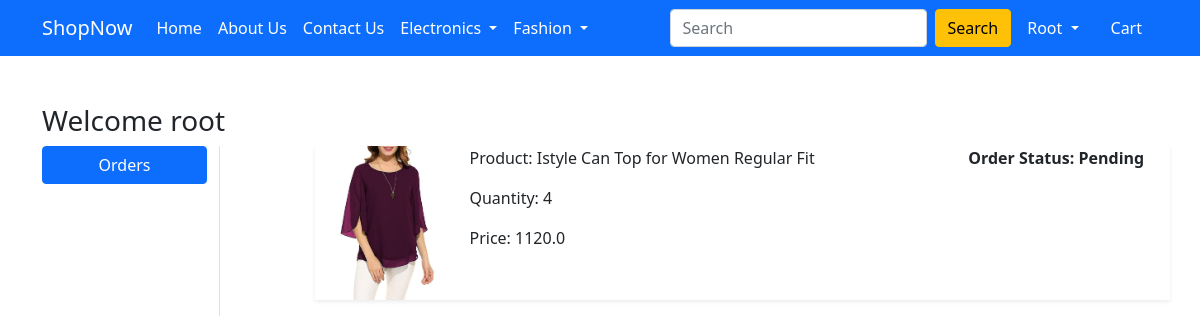
Screenshot of /orders/ (signed in) with the database file from the repository.
### app/models.py (models this page shows, shortened)
class OrderPlaced(models.Model):
 user = models.ForeignKey(User, on_delete=models.CASCADE)
 customer = models.ForeignKey(Customer, on_delete=models.CASCADE)
 product = models.ForeignKey(Product, on_delete=models.CASCADE)
 quantity = models.PositiveIntegerField(default=1)
 ordered_date = models.DateTimeField(auto_now_add=True)
 status = models.CharField(max_length=50,choices=STATUS_CHOICES,default='Pending')
 @property
 def total_cost(self):
   return self.quantity * self.product.discounted_price

class Product(models.Model):
 title = models.CharField(max_length=100)
 selling_price = models.FloatField()
 discounted_price = models.FloatField()
 description = models.TextField()
 brand = models.CharField(max_length=100)
 category = models.CharField( choices=CATEGORY_CHOICES, max_length=2)
 product_image = models.ImageField(upload_to='productimg')

### app/views.py (the view)
# urls.py: path('orders/', views.orders, name='orders'),
@login_required
def orders(request):
	op = OrderPlaced.objects.filter(user=request.user)
	return render(request, 'app/orders.html', {'order_placed':op})

### app/templates/app/orders.html (shortened to what this page needs)
{% extends 'app/base.html' %}
{% load static %}
{% block main-content %}
<div class="container my-5">
 <div class="row">
 <h3>Welcome {{request.user}}</h3>
  <div class="col-sm-2 border-end">
   <ul class="list-unstyled">
    <li class="d-grid"><a href="{% url 'orders' %}" class="btn btn-primary">Orders</a></li>
   </ul>
  </div>
  <div class="col-sm-9 offset-sm-1">
   <div class="row">
    {% for op in order_placed %}
     <div class="col-sm-12">
      <div class="row shadow-sm mb-3">
       <div class="col-sm-2"><img src="{{op.product.product_image.url}}" alt="" srcset="" class="img-fluid" height="150" width="150"></div>
       <div class="col-sm-7">
        <p>Product: {{op.product.title}}</p>
        <p>Quantity: {{op.quantity}}</p>
        <p>Price: {{op.total_cost}}</p>
       </div>
       <div class="col-sm-3 fw-bold">
        <p>Order Status: {{op.status}}</p>
        </div>
       </div>
      </div>
     </div>
    {% endfor %}
   </div>
  </div>
 </div>
{% endblock main-content %}

### app/templates/app/base.html (shortened to what this page needs)
<!doctype html>
{% load static %}
<html lang="en">
  <head>
    <link href="https://cdn.jsdelivr.net/npm/bootstrap@5.0.0-beta1/dist/css/bootstrap.min.css" rel="stylesheet">
    <link rel="stylesheet" href="{% static 'app/css/owl.carousel.min.css' %}">
    <link rel="stylesheet" href="{% static 'app/css/all.min.css' %}">
    <link rel="stylesheet" href="{% static 'app/css/style.css' %}">
  </head>
  <body>
    <nav class="navbar navbar-expand-lg navbar-dark bg-primary">
     <div class="container">
       <a class="navbar-brand" href="/">ShopNow</a>
       <div class="collapse navbar-collapse" id="navbarSupportedContent">
         <ul class="navbar-nav me-auto mb-2 mb-lg-0">
           <li class="nav-item">
             <a class="nav-link active" aria-current="page" href="/">Home</a>
           </li>
           <li class="nav-item">
             <a class="nav-link active" aria-current="page" href="{% url 'about' %}">About Us</a>
           </li>
           <li class="nav-item">
             <a class="nav-link active" aria-current="page" href="{% url 'contact' %}">Contact Us</a>
           </li>
           <li class="nav-item dropdown">
             <a class="nav-link dropdown-toggle text-white" href="#" id="electronicsDropdown" role="button" data-bs-toggle="dropdown" aria-expanded="false">
               Electronics
             </a>
           </li>
           <li class="nav-item dropdown">
             <a class="nav-link dropdown-toggle text-white" href="#" id="fashionDropdown" role="button" data-bs-toggle="dropdown" aria-expanded="false">
               Fashion
             </a>
           </li>
         </ul>
         <form class="d-flex" action="{% url 'search' %}" method="GET">
          <input class="form-control me-2" type="search" name="q" placeholder="Search" aria-label="Search">
          <button class="btn btn-warning" type="submit">Search</button>
        </form>
         <div>
          <ul class="navbar-nav me-auto mb-2 mb-lg-0">
          {% if request.user.is_authenticated %}
           <li class="nav-item dropdown mx-2">
              <a class="nav-link dropdown-toggle text-white" href="#" id="profileDropdown" role="button" data-bs-toggle="dropdown" aria-expanded="false">
                {{request.user.username|capfirst}}
              </a>
            </li>
            <li class="nav-item mx-2">
              <a href="{% url 'showcart' %}" class="nav-link text-white"> Cart </a>
            </li>
            {% endif %}
          </ul>
         </div>
       </div>
     </div>
    </nav>
    {% block main-content %} {% endblock main-content %}
  </body>
</html>

### rows the page displays
OrderPlaced: product.product_image (picture), product "Istyle Can Top for Women Regular Fit", quantity "4", total_cost "1120.0", status "Pending"

### other values shown
{{ request.user.username|capfirst }} "Root"
{{ request.user }} "root"
